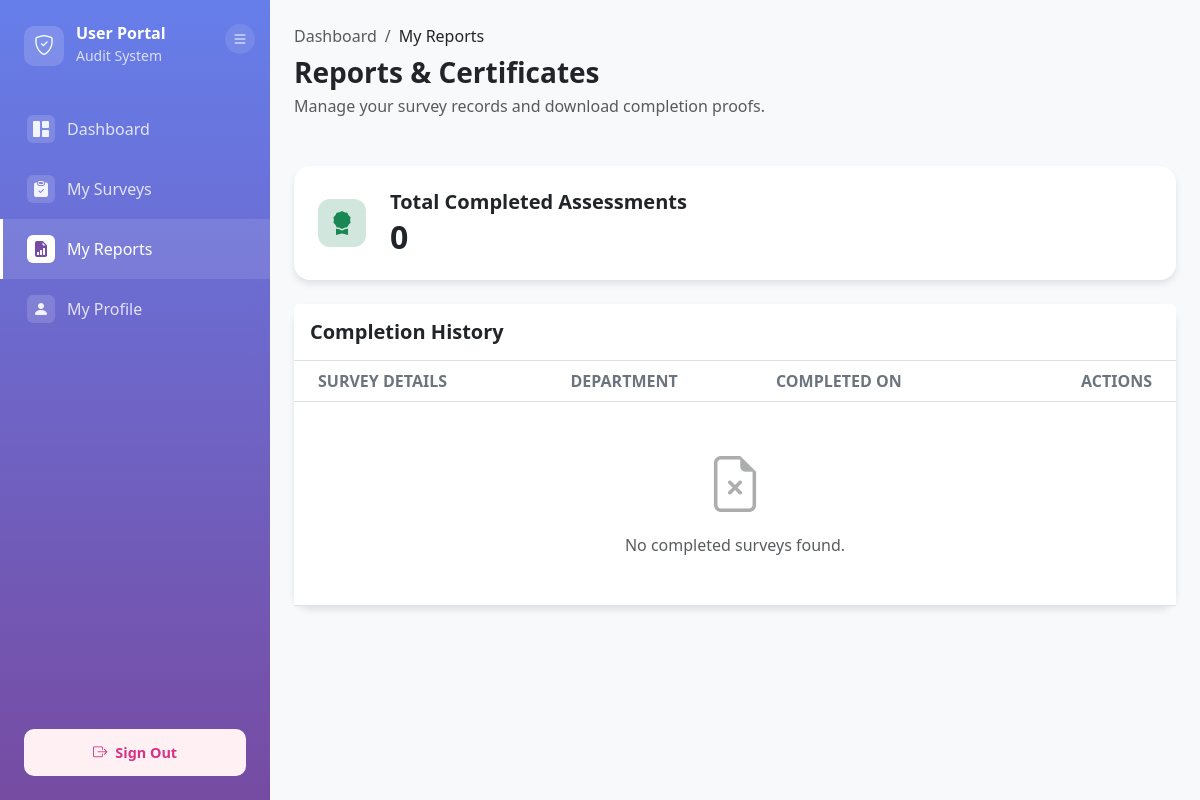
The page /modules/user/report/index.php (signed in) on the database as committed earlier.
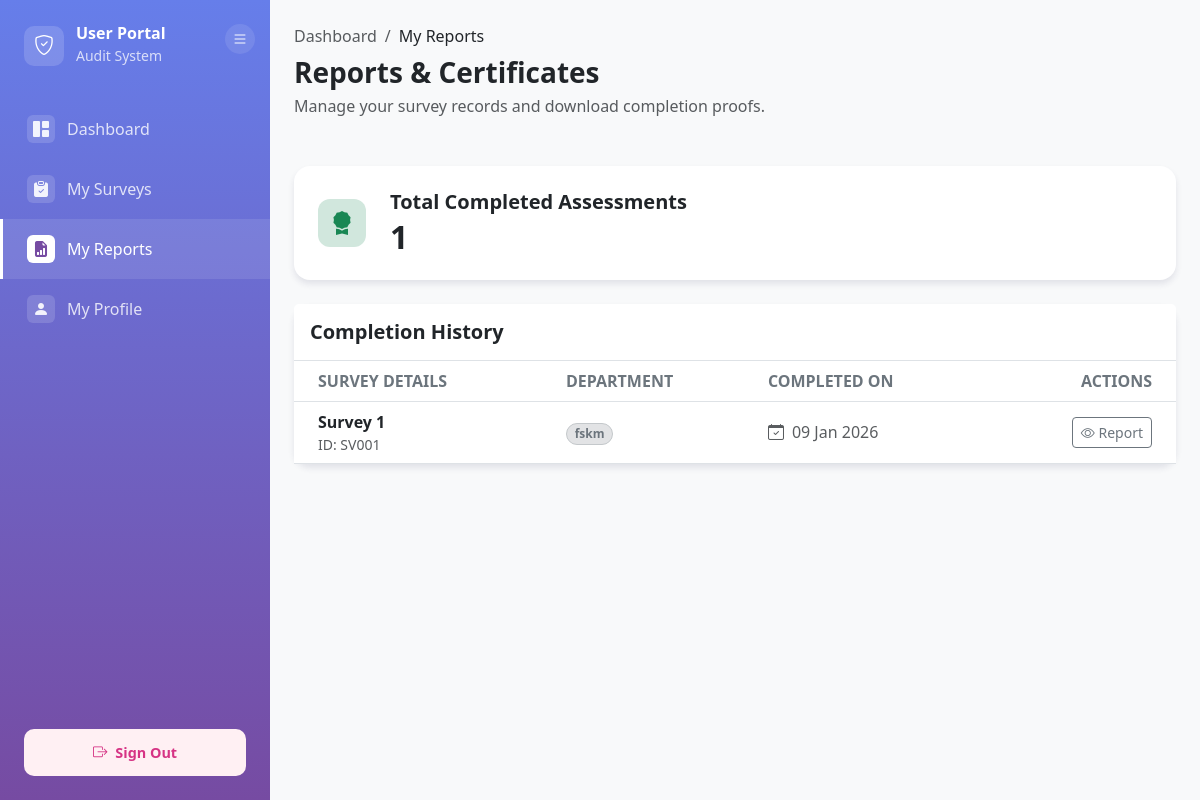
The same page on the database as committed later.
### tables this page shows
CREATE TABLE `survey` (
  `survey_ID` varchar(50) NOT NULL,
  `survey_name` varchar(30) NOT NULL,
  `department` varchar(50) DEFAULT NULL,
  `start_date` datetime DEFAULT NULL,
  `end_date` datetime DEFAULT NULL,
  `status` varchar(100) DEFAULT NULL,
  `survey_description` varchar(500) DEFAULT NULL,
  `created_by` varchar(10) DEFAULT NULL,
  `created_at` datetime DEFAULT NULL,
  `updated_id` varchar(10) DEFAULT NULL,
  `updated_by` date DEFAULT NULL
);

### src/config/database.php (called while the page is built, shortened)
<?php
class Database {
    private $host = DB_HOST;
    private $db_name = DB_NAME;
    private $username = DB_USER;
    private $password = DB_PASS;
    private $charset = DB_CHARSET;
    private $conn = null;
    public function getConnection() {
        if ($this->conn === null) {
            try {
                $dsn = "mysql:host={$this->host};dbname={$this->db_name};charset={$this->charset}";
                $options = [
                    PDO::ATTR_ERRMODE => PDO::ERRMODE_EXCEPTION,
                    PDO::ATTR_DEFAULT_FETCH_MODE => PDO::FETCH_ASSOC,
                    PDO::ATTR_EMULATE_PREPARES => false,
                    PDO::MYSQL_ATTR_INIT_COMMAND => "SET NAMES {$this->charset}"
                ];
                $this->conn = new PDO($dsn, $this->username, $this->password, $options);
                $this->conn->exec("SET time_zone = '+08:00'");
            } catch(PDOException $e) {
                die("REAL ERROR: " . $e->getMessage());
                die("Database connection failed. Please contact administrator.");
            }
        }
        return $this->conn;
    }
    public function query($sql, $params = []) {
        try {
            $stmt = $this->conn->prepare($sql);
            $stmt->execute($params);
            return $stmt;
        } catch(PDOException $e) {
            error_log("Query Error: " . $e->getMessage());
            throw new Exception("Database query failed: " . $e->getMessage());
        }
    }
    public function fetchAll($sql, $params = []) {
        $stmt = $this->query($sql, $params);
        return $stmt->fetchAll();
    }
}
?>

### src/config/config.php (called while the page is built, shortened)
<?php
require_once CONFIG_PATH . '/database.php';
function getCurrentUserId()
{
    return $_SESSION['user_ID'] ?? null;
}
?>

### src/modules/user/report/index.php (the view, shortened to what the changed rows need)
<?php
require_once '../../../config/config.php';
$db = new Database();
$user_ID = getCurrentUserId();
$sql = "SELECT s.survey_ID, s.survey_name, s.department, s.end_date,
               (SELECT MAX(r.input_at)
                FROM response r
                WHERE r.survey_ID = s.survey_ID AND r.user_ID = us.user_ID
               ) as completion_date
        FROM survey s
        INNER JOIN user_survey us ON s.survey_ID = us.survey_ID
        WHERE us.user_ID = :uid
        AND us.status = 'Completed'
        ORDER BY completion_date DESC";
$completed_surveys = $db->fetchAll($sql, [':uid' => $user_ID]);
?>
<!DOCTYPE html>
<html lang="en">
<head>
    <link href="https://cdn.jsdelivr.net/npm/bootstrap@5.3.0/dist/css/bootstrap.min.css" rel="stylesheet">
    <link rel="stylesheet" href="https://cdn.jsdelivr.net/npm/bootstrap-icons@1.11.0/font/bootstrap-icons.css">
</head>
<body>
    <div class="container-fluid p-0 h-100">
        <div class="row g-0 h-100">
            <div class="col-md-9 col-lg-10 main-content-wrapper">
                <div class="main-content px-4 py-4">
                    <div class="row g-4 mb-4">
                        <div class="col-md-12">
                            <div class="card bg-white p-4">
                                <div class="d-flex align-items-center">
                                    <div>
                                        <h5 class="fw-bold mb-1">Total Completed Assessments</h5>
                                        <h2 class="mb-0 fw-bold"><?php echo count($completed_surveys); ?></h2>
                                    </div>
                                </div>
                            </div>
                        </div>
                    </div>
                    <div class="card bg-white">
                        <div class="table-responsive">
                            <table class="table table-hover align-middle mb-0">
                                <thead class="bg-light">
                                    <tr>
                                        <th class="ps-4 text-uppercase text-secondary text-xxs font-weight-bolder opacity-7">Survey Details</th>
                                        <th class="text-uppercase text-secondary text-xxs font-weight-bolder opacity-7">Department</th>
                                        <th class="text-uppercase text-secondary text-xxs font-weight-bolder opacity-7">Completed On</th>
                                        <th class="text-end pe-4 text-uppercase text-secondary text-xxs font-weight-bolder opacity-7">Actions</th>
                                    </tr>
                                </thead>
                                <tbody>
                                    <?php if (empty($completed_surveys)): ?>
                                        <tr>
                                            <td colspan="4" class="text-center py-5">
                                                <div class="text-muted">
                                                    <i class="bi bi-file-earmark-x display-4 mb-3 d-block opacity-50"></i>
                                                    No completed surveys found.
                                                </div>
                                            </td>
                                        </tr>
                                    <?php else: ?>
                                        <?php foreach ($completed_surveys as $row): ?>
                                            <tr>
                                                <td class="ps-4">
                                                    <div class="d-flex flex-column">
                                                        <span class="fw-bold text-dark"><?php echo htmlspecialchars($row['survey_name']); ?></span>
                                                        <span class="small text-muted">ID: <?php echo $row['survey_ID']; ?></span>
                                                    </div>
                                                </td>
                                                <td>
                                                    <span class="badge bg-secondary-subtle text-secondary border border-secondary-subtle rounded-pill">
                                                        <?php echo htmlspecialchars($row['department']); ?>
                                                    </span>
                                                </td>
                                                <td>
                                                    <div class="d-flex align-items-center text-muted">
                                                        <i class="bi bi-calendar-check me-2"></i>
                                                        <?php
                                                            echo $row['completion_date'] ? date('d M Y', strtotime($row['completion_date'])) : 'N/A';
                                                        ?>
                                                    </div>
                                                </td>
                                                <td class="text-end pe-4">
                                                    <div class="btn-group">
                                                        <a href="view.php?id=<?php echo $row['survey_ID']; ?>"
                                                           class="btn btn-sm btn-outline-secondary">
                                                            <i class="bi bi-eye"></i> Report
                                                        </a>
                                                    </div>
                                                </td>
                                            </tr>
                                        <?php endforeach; ?>
                                    <?php endif; ?>
                                </tbody>
                            </table>
                        </div>
                    </div>
                </div>
            </div>
        </div>
    </div>
</body>
</html>

Rows that differ between the two databases and show on the page:
now on this page (row edited): survey: survey_name "Survey 1", survey_ID "SV001", department "fskm", completion_date "09 Jan 2026"
Other text that changed with them:
count($completed_surveys): "0" → "1"
text no longer shown: "No completed surveys found."
